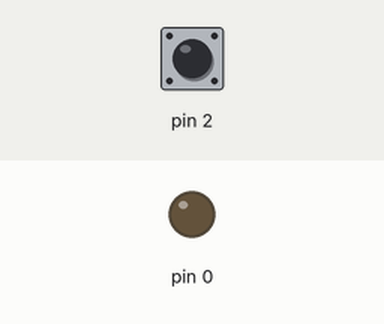
Bench run of a sketch on a simulated Arduino Uno, built with avr-gcc and run on an emulated ATmega328P. Parts: output pins drawn as LEDs (lit = HIGH). Dashed ring = blinking. The inputs (shaded band) are chosen by the test bench; at power-on: pin 2 HIGH.

Above: at 1.2 s.
1.3 s: pin 2 pulled LOW for 3.2 s
At 1.7 s:
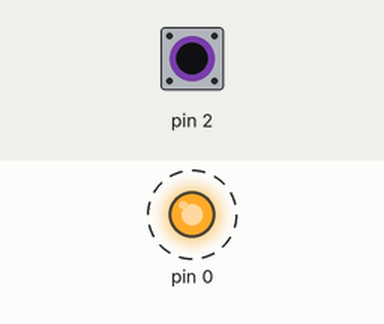
Timing chart, 0 to 6.3 s (numbered marks = the images above; inputs shaded):
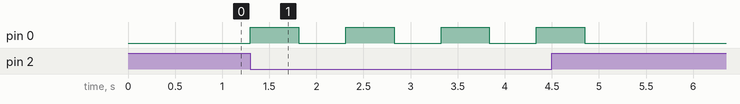

Measured:
- after the input at 1.3 s, pin 0: alternates HIGH for 0.51 s and LOW for 0.50 s, 8 changes in all, then stays LOW, starting at once

The sketch:

Question_4_Sheet2.ino
```cpp
void setup() {
  pinMode(2, INPUT_PULLUP);
  pinMode(0, OUTPUT);
  digitalWrite(0, LOW);
}
int Val = 0;
byte analogPin = -1;
void loop() {
  if (digitalRead(2) == LOW) {
    if (analogPin == 5) {
      analogPin = 0 ;
    } else {
      analogPin += 1;
    }
    Val = analogRead(analogPin);
    digitalWrite(0, HIGH);
    delay(Val);
    digitalWrite(0, LOW);
    delay(500);
  }
}
```
